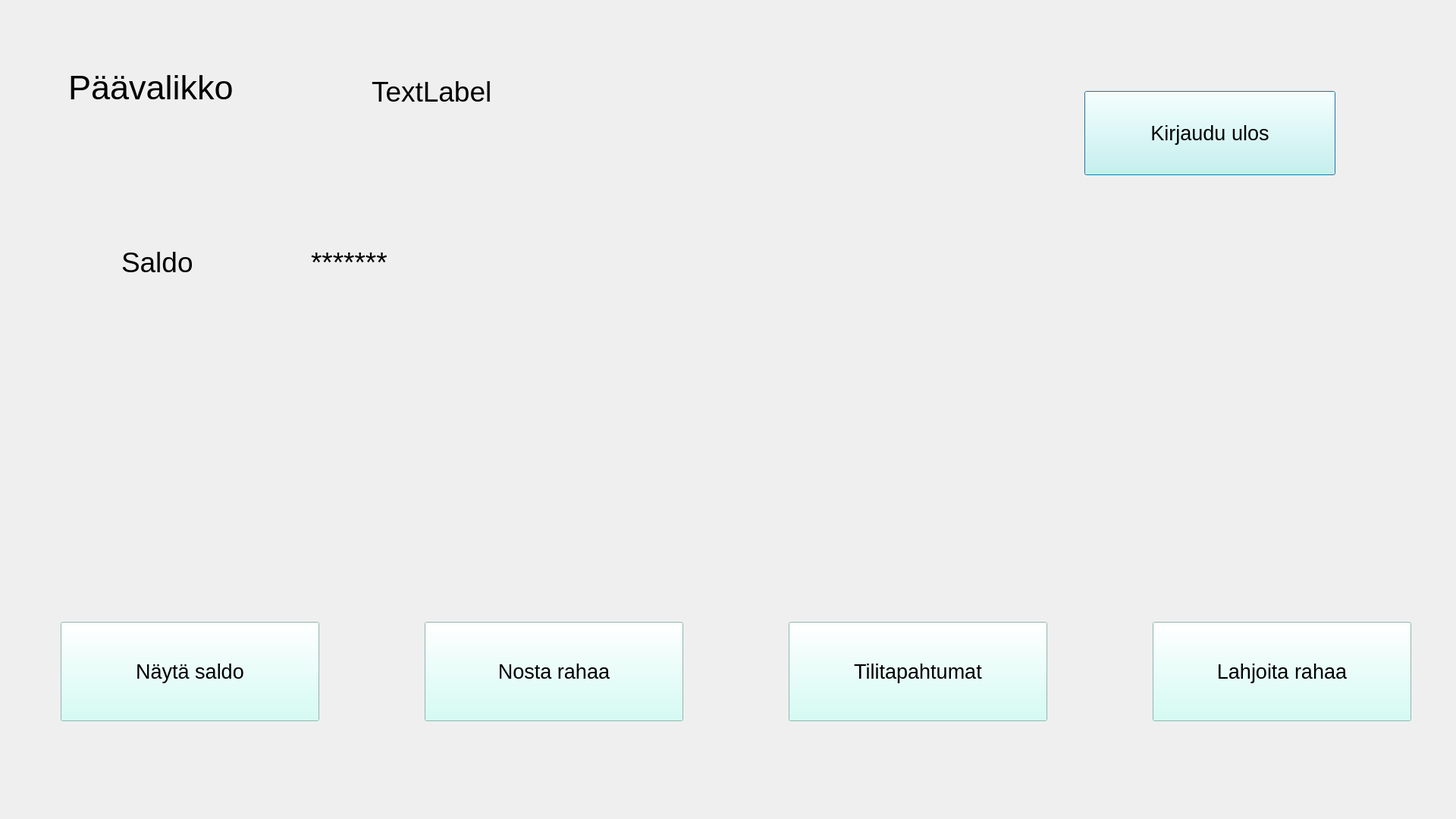
<?xml version="1.0" encoding="UTF-8"?>
<ui version="4.0">
 <class>MainMenuMoottori</class>
 <widget class="QDialog" name="MainMenuMoottori">
  <property name="geometry">
   <rect>
    <x>0</x>
    <y>0</y>
    <width>1920</width>
    <height>1080</height>
   </rect>
  </property>
  <property name="windowTitle">
   <string>Dialog</string>
  </property>
  <widget class="QLabel" name="label">
   <property name="geometry">
    <rect>
     <x>90</x>
     <y>50</y>
     <width>281</width>
     <height>131</height>
    </rect>
   </property>
   <property name="font">
    <font>
     <pointsize>34</pointsize>
    </font>
   </property>
   <property name="text">
    <string>Päävalikko</string>
   </property>
  </widget>
  <widget class="QPushButton" name="pushButton">
   <property name="geometry">
    <rect>
     <x>1430</x>
     <y>120</y>
     <width>331</width>
     <height>111</height>
    </rect>
   </property>
   <property name="font">
    <font>
     <pointsize>20</pointsize>
    </font>
   </property>
   <property name="styleSheet">
    <string notr="true">background-color: rgb(201, 255, 245);</string>
   </property>
   <property name="text">
    <string>Kirjaudu ulos</string>
   </property>
  </widget>
  <widget class="QPushButton" name="nostaRahaaButton">
   <property name="geometry">
    <rect>
     <x>560</x>
     <y>820</y>
     <width>341</width>
     <height>131</height>
    </rect>
   </property>
   <property name="font">
    <font>
     <pointsize>20</pointsize>
    </font>
   </property>
   <property name="styleSheet">
    <string notr="true">background-color: rgb(201, 255, 245);</string>
   </property>
   <property name="text">
    <string>Nosta rahaa</string>
   </property>
  </widget>
  <widget class="QPushButton" name="TilitiedotBitton">
   <property name="geometry">
    <rect>
     <x>1040</x>
     <y>820</y>
     <width>341</width>
     <height>131</height>
    </rect>
   </property>
   <property name="font">
    <font>
     <pointsize>20</pointsize>
    </font>
   </property>
   <property name="styleSheet">
    <string notr="true">background-color: rgb(201, 255, 245);</string>
   </property>
   <property name="text">
    <string>Tilitapahtumat</string>
   </property>
  </widget>
  <widget class="QPushButton" name="LahjoitaRahaaButton">
   <property name="geometry">
    <rect>
     <x>1520</x>
     <y>820</y>
     <width>341</width>
     <height>131</height>
    </rect>
   </property>
   <property name="font">
    <font>
     <pointsize>20</pointsize>
    </font>
   </property>
   <property name="styleSheet">
    <string notr="true">background-color: rgb(201, 255, 245);</string>
   </property>
   <property name="text">
    <string>Lahjoita rahaa</string>
   </property>
  </widget>
  <widget class="QLabel" name="label_2">
   <property name="geometry">
    <rect>
     <x>160</x>
     <y>320</y>
     <width>121</width>
     <height>51</height>
    </rect>
   </property>
   <property name="font">
    <font>
     <pointsize>28</pointsize>
    </font>
   </property>
   <property name="text">
    <string>Saldo</string>
   </property>
  </widget>
  <widget class="QLabel" name="saldoLabel">
   <property name="geometry">
    <rect>
     <x>410</x>
     <y>320</y>
     <width>241</width>
     <height>51</height>
    </rect>
   </property>
   <property name="font">
    <font>
     <pointsize>28</pointsize>
    </font>
   </property>
   <property name="text">
    <string>*******</string>
   </property>
  </widget>
  <widget class="QLabel" name="label_3">
   <property name="geometry">
    <rect>
     <x>490</x>
     <y>90</y>
     <width>461</width>
     <height>61</height>
    </rect>
   </property>
   <property name="font">
    <font>
     <pointsize>28</pointsize>
    </font>
   </property>
   <property name="text">
    <string>TextLabel</string>
   </property>
  </widget>
  <widget class="QPushButton" name="nostaRahaaButton_2">
   <property name="geometry">
    <rect>
     <x>80</x>
     <y>820</y>
     <width>341</width>
     <height>131</height>
    </rect>
   </property>
   <property name="font">
    <font>
     <pointsize>20</pointsize>
    </font>
   </property>
   <property name="styleSheet">
    <string notr="true">background-color: rgb(201, 255, 245);</string>
   </property>
   <property name="text">
    <string>Näytä saldo</string>
   </property>
  </widget>
  <zorder>pushButton</zorder>
  <zorder>label</zorder>
  <zorder>nostaRahaaButton</zorder>
  <zorder>TilitiedotBitton</zorder>
  <zorder>LahjoitaRahaaButton</zorder>
  <zorder>label_2</zorder>
  <zorder>saldoLabel</zorder>
  <zorder>label_3</zorder>
  <zorder>nostaRahaaButton_2</zorder>
 </widget>
 <resources/>
 <connections/>
</ui>
